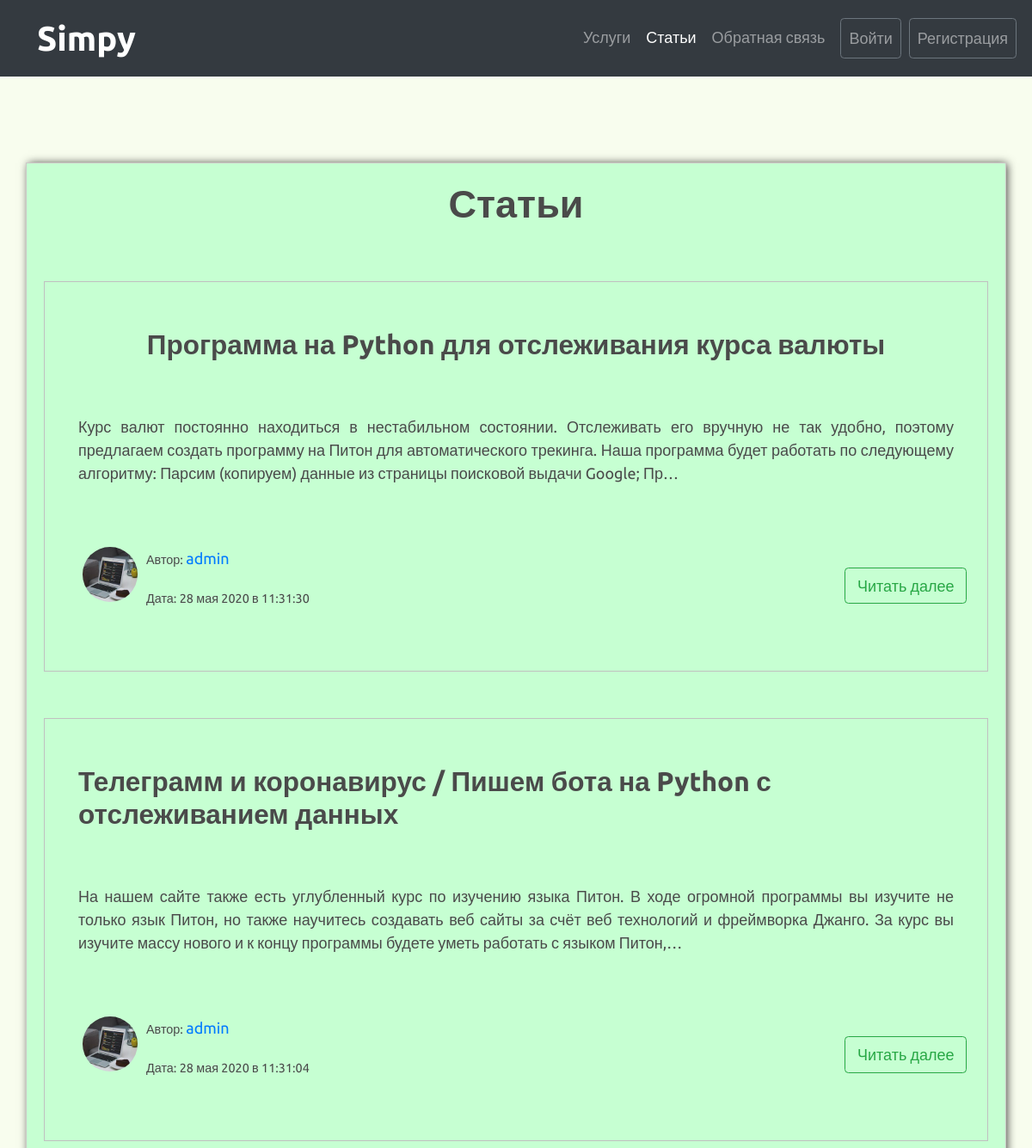
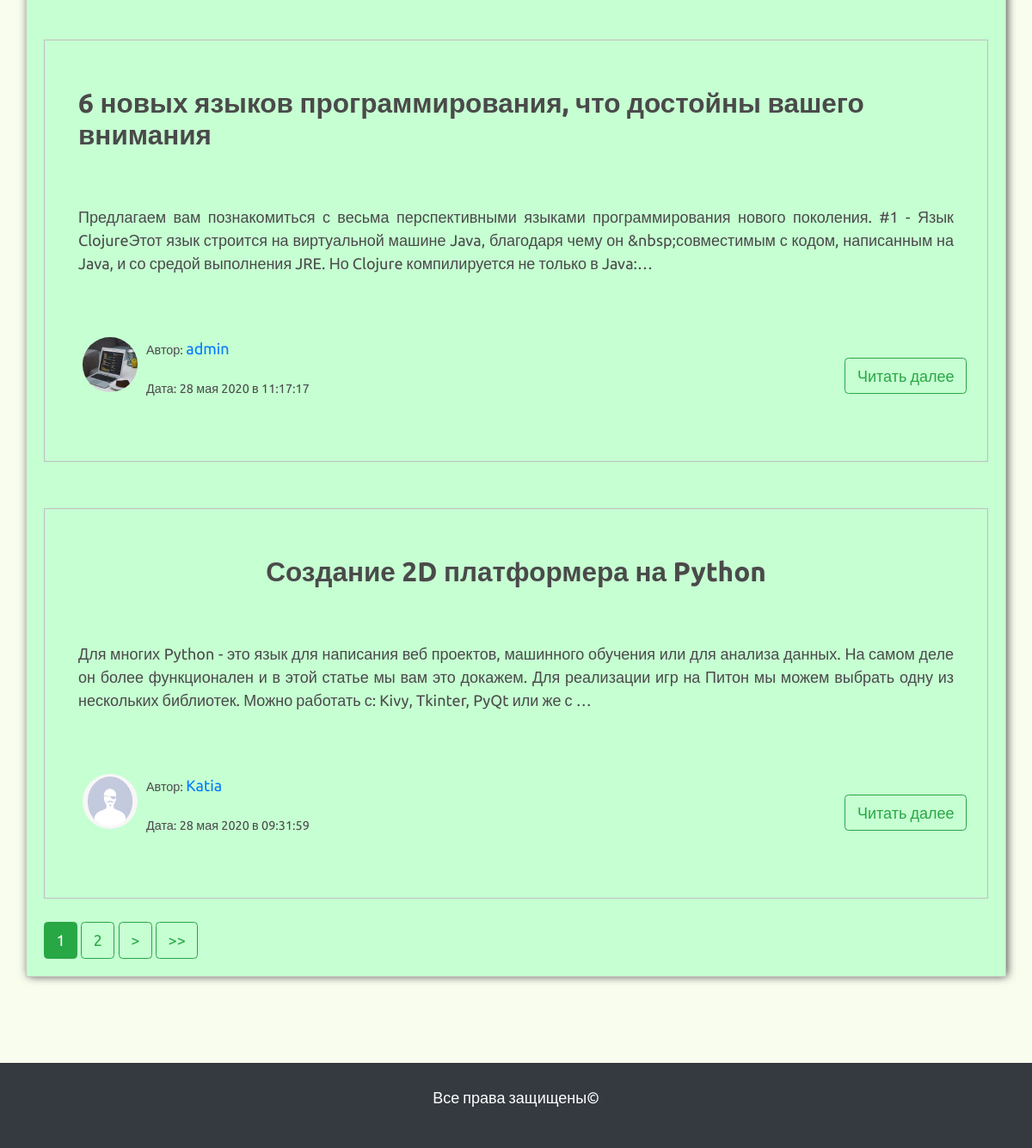
The app's page /articles/ with its own data (2 pictures, top to bottom).
### services/models.py (models this page shows, shortened)
class Article(models.Model):
    title = models.CharField(max_length=200)
    text = models.TextField()
    date = models.DateTimeField(default=timezone.now)
    author = models.ForeignKey(User, on_delete=models.CASCADE)

### reg/models.py (models this page shows, shortened)
class Profile(models.Model):
    user = models.OneToOneField(User, on_delete=models.CASCADE)
    image = models.ImageField(default='default.png', upload_to="user_images")
    male = 'ml'
    female = 'fm'
    any = 'an'
    sex_choises = [
        (male, 'Мужской пол'),
        (female, 'Женский пол'),
        (any, 'Любой другой пол'),
    ]
    sex = models.CharField(
        max_length=2,
        choices=sex_choises,
        default=any,
    )
    notice = models.BooleanField(blank=True, null=False, default=False)

### services/views.py (the view)
# urls.py: path('articles/', views.ShowArticlesView.as_view(), name="articles"),
class ShowArticlesView(ListView):
    model = Article
    template_name = 'services/articles.html'
    context_object_name = 'articles'
    ordering = ['-date']
    paginate_by = 4
    def get_context_data(self, **kwards):
        context = super(ShowArticlesView, self).get_context_data(**kwards)
        context['title'] = "Все статьи"
        return context

### services/templates/services/articles.html (shortened to what this page needs)
{% extends 'services/index.html' %}
{% block center %}
<div class="main_section container reg">
    <div class="row justify-content-center">
        <h1 class="text-center">Статьи</h1>
    </div>
    {% if articles|length %}
        {% for article in articles %}
        <div class="mt-5 mb-4 p-5 news">
            <div class="row mb-5 justify-content-center">
                <h3>{{ article.title }}</h3>
            </div>
            <div class="row text-justify mb-5">
                <p>{{ article.text|striptags|truncatechars:300 }}</p>
            </div>
            <div class="row d-flex justify-content-between">
                <div class="row d-flex flex-row">
                    <img src="{{ article.author.profile.image.url }}" alt="{{ article.author }}" class="user_image">
                    <div>
                        <p><small>Автор: <a href="{% url 'articles-user' article.author %}">{{ article.author }}</a></small></p>
                        <p class="text-muted"><small>Дата: {{ article.date|date:"d E Y в H:i:s" }}</small></p>
                    </div>
                </div>
                <div class="row align-self-center">
                    <a href="{% url 'article-detail' article.id %}" class="btn btn-outline-success">Читать далее</a>
                </div>
            </div>
        </div>
        {% endfor %}
    {% else %}
        <div class="row justify-content-center mt-5 mb-4">
            <div class="mb-5">
                <h3>Ничего нет</h3>
            </div>
        </div>
    {% endif %}
    {% if is_paginated %}
        {% for num in page_obj.paginator.page_range %}
            {% if num == page_obj.number %}
                <button class="btn btn-success">{{ num }}</button>
            {% elif num > page_obj.number|add:'-3' and num < page_obj.number|add:'3' %}
                <a href="?page={{ num }}" class="btn btn-outline-success">{{ num }}</a>
            {% endif %}
        {% endfor %}
        {% if page_obj.has_next %}
        <a href="?page={{ page_obj.next_page_number }}" class="btn btn-outline-success">></a>
        <a href="?page={{ page_obj.paginator.num_pages }}" class="btn btn-outline-success">>></a>
        {% endif %}
    {% endif %}
    </div>
</div>
{% endblock center %}

### services/templates/services/index.html (shortened to what this page needs)
{% load static %}
<!DOCTYPE html>
<html lang="ru">
<head>
    <link href="https://stackpath.bootstrapcdn.com/bootstrap/4.5.0/css/bootstrap.min.css" rel="stylesheet">
    <link rel="stylesheet" href="{% static 'services/css/main.css' %}">
</head>
<body>
    <nav class="navbar navbar-expand-sm navbar-dark bg-dark">
            <a class="navbar-brand" href="{% url 'services-main' %}">Simpy</a>
            <div class="collapse navbar-collapse d-flex justify-content-end" id="navbarsExample02">
                <ul class="navbar-nav " id="nav_links">
                    <li class="nav-item">
                        <a class="nav-link mt-1 mb-1" href="{% url 'services-current' %}" id="link_1">Услуги</a>
                    </li>
                    <li class="nav-item">
                        <a class="nav-link mt-1 mb-1" href="{% url 'articles' %}" id="link_2">Статьи</a>
                    </li>
                    <li class="nav-item">
                        <a class="nav-link mt-1 mb-1" href="{% url 'services-feedback' %}" id="link_3">Обратная связь</a>
                    </li>
                    {% if user.is_authenticated %}
                        <li class="nav-item">
                            <a class="nav-link btn btn-outline-secondary ml-2 mt-1 mb-1" href="{% url 'article-create' %}" id="link_4">Создать статью</a>
                        </li>
                        <li class="nav-item">
                            <a class="nav-link btn btn-outline-secondary ml-2 mt-1 mb-1" href="{% url 'services-profile' %}" id="link_4">Профиль</a>
                        </li>
                        <li class="nav-item">
                            <a class="nav-link btn btn-outline-secondary ml-2 mt-1 mb-1" href="{% url 'services-exit' %}" id="link_5">Выйти</a>
                        </li>
                    {% else %}
                        <li class="nav-item">
                            <a class="nav-link btn btn-outline-secondary ml-2 mt-1 mb-1" href="{% url 'services-auth' %}" id="link_4">Войти</a>
                        </li>
                        <li class="nav-item">
                            <a class="nav-link btn btn-outline-secondary ml-2 mt-1 mb-1" href="{% url 'services-reg' %}" id="link_5">Регистрация</a>
                        </li>
                    {% endif %}
                </ul>
            </div>
    </nav>
    <div class="container-fluid" id="main_field">
        {% block center %}
        {% endblock center %}
    <div class="container-fluid bg-dark p-4 text-center">
        <footer class="mastfoot mt-auto">
            <div class="inner">
                <p class="text-white">Все права защищены&copy;</p>
            </div>
        </footer>
    </div>
</body>
</html>

### services/static/services/css/main.css (style rules this page uses)
* { font-family: 'Ubuntu', sans-serif; font-size: 18px; font-weight: 400; color: #4a4a4a; }
body { background-color: #f8fdee; }
h1, h2, h3, h4, h5, h6 { font-weight: 700; }
.navbar-brand { font-size: 40px!important; font-weight: 700; margin-left: 25px; transition: transform 400ms ease!important; }
#main_field { min-height: 900px; }
.main_section { min-height: 900px; }
.user_image { width: 64px; height: 64px; border-radius: 50%; margin-right: 10px; margin-left: 20px; }
.reg { background-color: #c6ffd2; margin-top: 100px; margin-bottom: 100px; padding: 20px; border: 1px solid #ccc7c7; box-sizing: border-box; -webkit-box-shadow: 2px 0px 10px -1px rgba(0,0,0,0.75); -moz-box-shadow: 2px 0px 10px -1px rgba(0,0,0,0.75); box-shadow: 2px 0px 10px -1px rgba(0,0,0,0.75); }
.news { border: 1px solid silver; }

### records on screen
Article: title "Программа на Python для отслеживания курса валюты", text "Курс валют постоянно находиться в нестабильном состоянии. Отслеживать его вручную не так удобно, поэтому предлагаем создать программу на Питон для автоматического трекинга. Наша программа будет работать по следующему алгоритму: Парсим (копируем) данные из страницы поисковой выдачи Google; Пр…", author.profile.image (picture), author "admin", date "28 мая 2020 в 11:31:30"
Article: title "Телеграмм и коронавирус / Пишем бота на Python с отслеживанием данных", text "На нашем сайте также есть углубленный курс по изучению языка Питон. В ходе огромной программы вы изучите не только язык Питон, но также научитесь создавать веб сайты за счёт веб технологий и фреймворка Джанго. За курс вы изучите массу нового и к концу программы будете уметь работать с языком Питон,…", author.profile.image (picture), author "admin", date "28 мая 2020 в 11:31:04"
Article: title "6 новых языков программирования, что достойны вашего внимания", text "Предлагаем вам познакомиться с весьма перспективными языками программирования нового поколения. #1 - Язык ClojureЭтот язык строится на виртуальной машине Java, благодаря чему он &nbsp;совместимым с кодом, написанным на Java, и со средой выполнения JRE. Но Clojure компилируется не только в Java:…", author.profile.image (picture), author "admin", date "28 мая 2020 в 11:17:17"
Article: title "Создание 2D платформера на Python", text "Для многих Python - это язык для написания веб проектов, машинного обучения или для анализа данных. На самом деле он более функционален и в этой статье мы вам это докажем. Для реализации игр на Питон мы можем выбрать одну из нескольких библиотек. Можно работать с: Kivy, Tkinter, PyQt или же с …", author.profile.image (placeholder picture), author "Katia", date "28 мая 2020 в 09:31:59"

### other values on screen
{{ num }} "1"
{{ num }} "2"
